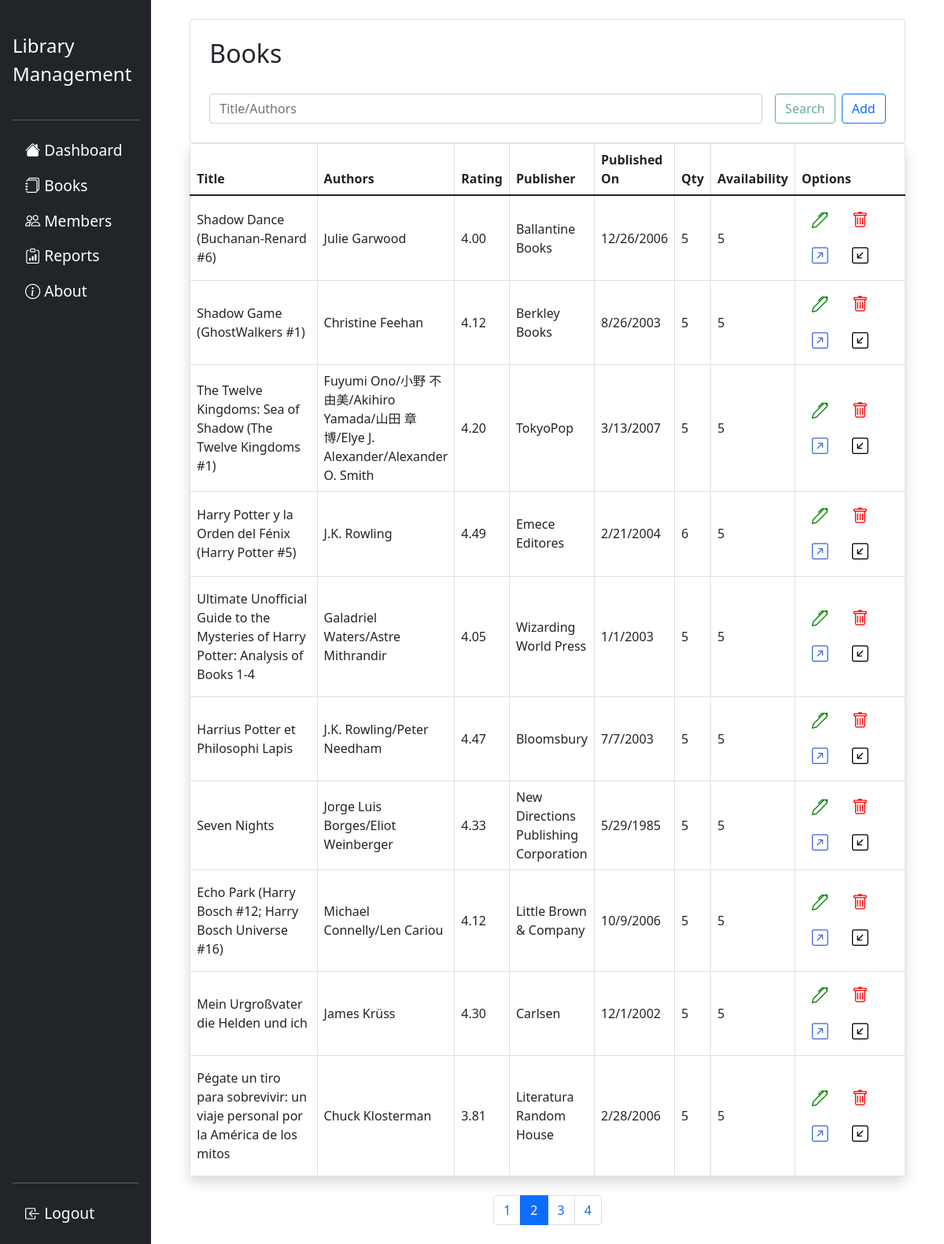
/books?page=2&keyword= (signed in), run on the app's committed database.
### flasklib/models.py (models this page shows, shortened)
class Book(db.Model):
    bid=db.Column(db.Integer,primary_key=True)
    title=db.Column(db.String,nullable=False)
    authors=db.Column(db.String,nullable=False)
    average_rating=db.Column(db.String,nullable=False)
    isbn=db.Column(db.String,nullable=False)
    publisher=db.Column(db.String,nullable=False)
    publish_date=db.Column(db.String,nullable=False)
    quantity=db.Column(db.Integer,nullable=False,default=5)
    availability=db.Column(db.Integer,nullable=False,default=5)
    borrowers=db.Column(db.String,db.ForeignKey('member.mid'),default='')

### flasklib/books/routes.py (the view)
@books.route("/books",methods=['GET','POST'])
@login_required
def viewbooks():
    page=request.args.get('page',1,type=int)
    keyword=request.args.get('keyword','',type=str)
    books=Book.query.paginate(per_page=10,page=page)
    allbookslist=Book.query.all()
    allbooknames=[b.title for b in allbookslist]
    if keyword!='':
        return redirect(url_for('books.search_book',page=page,keyword=keyword,books=books))
    return render_template('templates_books/books.html',title='Books',books=books,allbooknames=allbooknames)

### flasklib/models.py (called while the page is built)
@login_manager.user_loader
def load_user(user_id):
    return Admin.query.get(int(user_id))

### flasklib/templates/templates_books/books.html (shortened to what this page needs)
{% extends 'layout.html' %}
{% block head %}
<link rel="stylesheet" href="{{ url_for('static',filename='css/general.css') }}">
{% endblock head %}
{% block content %}
<div class="container card col-11 py-2">
    <h2 class="m-3">Books</h2>
    <form class="d-flex m-3" action="/search_book/None" method="POST">
        {% if keyword %}
        <input type="text" name="searchbar" id="searchbar" autocomplete="off" class="form-control me-2"
            placeholder='{{keyword}}'>
        {% else %}
        <input type="text" name="searchbar" id="searchbar" autocomplete="off" class="form-control me-2"
            placeholder='Title/Authors'>
        {% endif %}
        <input type="submit" id="searchButton" value="Search" class="btn btn-outline-success mx-2">
        <a href="{{ url_for('books.add_book') }}" class="btn btn-outline-primary" type="submit">Add</a>
    </form>
</div>
{% if books.items|length> 0 %}
<div class="table-responsive container col-11 p-0 shadow rounded">
    <table class="table align-middle mb-0 table-bordered table-hover">
        <thead>
            <tr>
                <th scope="col">Title</th>
                <th scope="col">Authors</th>
                <th scope="col">Rating</th>
                <th scope="col">Publisher</th>
                <th scope="col">Published On</th>
                <th scope="col">Qty</th>
                <th scope="col">Availability</th>
                <th scope="col">Options</th>
            </tr>
        </thead>
        <tbody>
            {% for book in books.items %}
            <tr>
                <td class="col-4 py-3">{{ book.title }}</td>
                <td>{{ book.authors }}</td>
                <td>{{ book.average_rating }}</td>
                <td>{{ book.publisher }}</td>
                <td>{{ book.publish_date }}</td>
                <td>{{ book.quantity }}</td>
                <td>{{ book.availability }}</td>
                <td class="col-5">
                    <a class="btn" href="{{ url_for('books.update_book',bid=book.bid) }}" data-bs-toggle="tooltip"
                        data-bs-placement="bottom" title="Update">
                        <i class="bi bi-pen" style="font-size: 1.3rem; color:green ;"></i>
                    </a>
                    <form action="{{ url_for('books.delete_book',bid=book.bid) }}" method="POST" data-bs-toggle="tooltip"
                        data-bs-placement="bottom" title="Delete" style="display: inline;width: 40px!important;">
                        <button type="submit" class="btn">
                            <i class="bi bi-trash" style="font-size: 1.3rem; color: red;"></i>
                        </button>
                    </form>
                    <a class="btn" href="{{ url_for('issues.issue_book',bid=book.bid) }}" data-bs-toggle="tooltip"
                        data-bs-placement="bottom" title="Issue" style="display: inline;width: 40px!important;">
                        <i class="bi bi-arrow-up-right-square" style="font-size: 1.3rem; color: royalblue ;"></i>
                    </a>
                    <a class="btn" href="{{ url_for('issues.issue_return',bid=book.bid) }}" data-bs-toggle="tooltip"
                        data-bs-placement="bottom" title="Return">
                        <i class="bi bi-arrow-down-left-square" style="font-size: 1.3rem; color: rgb(0, 0, 0) ;"></i>
                    </a>
                </td>
            </tr>
            {% endfor %}
            {% else %}
            <div class="container card col-11 py-2 my-3">
                <div class="card-body">
                    No books found.Add one.
                </div>
            </div>
            {% endif %}
        </tbody>
    </table>
</div>
<br>
<nav aria-label="Page navigation">
    <ul class="pagination justify-content-center">
        {% for pagenum in books.iter_pages() %}
        {% if pagenum %}
        {% if pagenum==books.page %}
        <li class="page-item active"><a class="page-link" href="{{ url_for('books.viewbooks',page=pagenum,keyword=keyword) }}">{{
                pagenum }}</a>
        </li>
        {% else %}
        <li class="page-item"><a class="page-link" href="{{ url_for('books.viewbooks',page=pagenum,keyword=keyword) }}">{{ pagenum
                }}</a></li>
        {% endif %}
        {% else %}
        . . .
        {% endif %}
        {% endfor %}
    </ul>
</nav>
</div>
{% endblock content %}

### data on the page
Book: title "Shadow Dance (Buchanan-Renard #6)", authors "Julie Garwood", average_rating "4.00", publisher "Ballantine Books", publish_date "12/26/2006", quantity "5", availability "5"
Book: title "Shadow Game (GhostWalkers #1)", authors "Christine Feehan", average_rating "4.12", publisher "Berkley Books", publish_date "8/26/2003", quantity "5", availability "5"
Book: title "The Twelve Kingdoms: Sea of Shadow (The Twelve Kingdoms #1)", authors "Fuyumi Ono/小野 不由美/Akihiro Yamada/山田 章博/Elye J. Alexander/Alexander O. Smith", average_rating "4.20", publisher "TokyoPop", publish_date "3/13/2007", quantity "5", availability "5"
Book: title "Harry Potter y la Orden del Fénix (Harry Potter #5)", authors "J.K. Rowling", average_rating "4.49", publisher "Emece Editores", publish_date "2/21/2004", quantity "6", availability "5"
Book: title "Ultimate Unofficial Guide to the Mysteries of Harry Potter: Analysis of Books 1-4", authors "Galadriel Waters/Astre Mithrandir", average_rating "4.05", publisher "Wizarding World Press", publish_date "1/1/2003", quantity "5", availability "5"
Book: title "Harrius Potter et Philosophi Lapis", authors "J.K. Rowling/Peter Needham", average_rating "4.47", publisher "Bloomsbury", publish_date "7/7/2003", quantity "5", availability "5"
Book: title "Seven Nights", authors "Jorge Luis Borges/Eliot Weinberger", average_rating "4.33", publisher "New Directions Publishing Corporation", publish_date "5/29/1985", quantity "5", availability "5"
Book: title "Echo Park (Harry Bosch #12; Harry Bosch Universe #16)", authors "Michael Connelly/Len Cariou", average_rating "4.12", publisher "Little Brown & Company", publish_date "10/9/2006", quantity "5", availability "5"
Book: title "Mein Urgroßvater die Helden und ich", authors "James Krüss", average_rating "4.30", publisher "Carlsen", publish_date "12/1/2002", quantity "5", availability "5"
Book: title "Pégate un tiro para sobrevivir: un viaje personal por la América de los mitos", authors "Chuck Klosterman", average_rating "3.81", publisher "Literatura Random House", publish_date "2/28/2006", quantity "5", availability "5"

### other printed values
{{ pagenum }} "1" "3" "4"
{{ pagenum }} "2"
